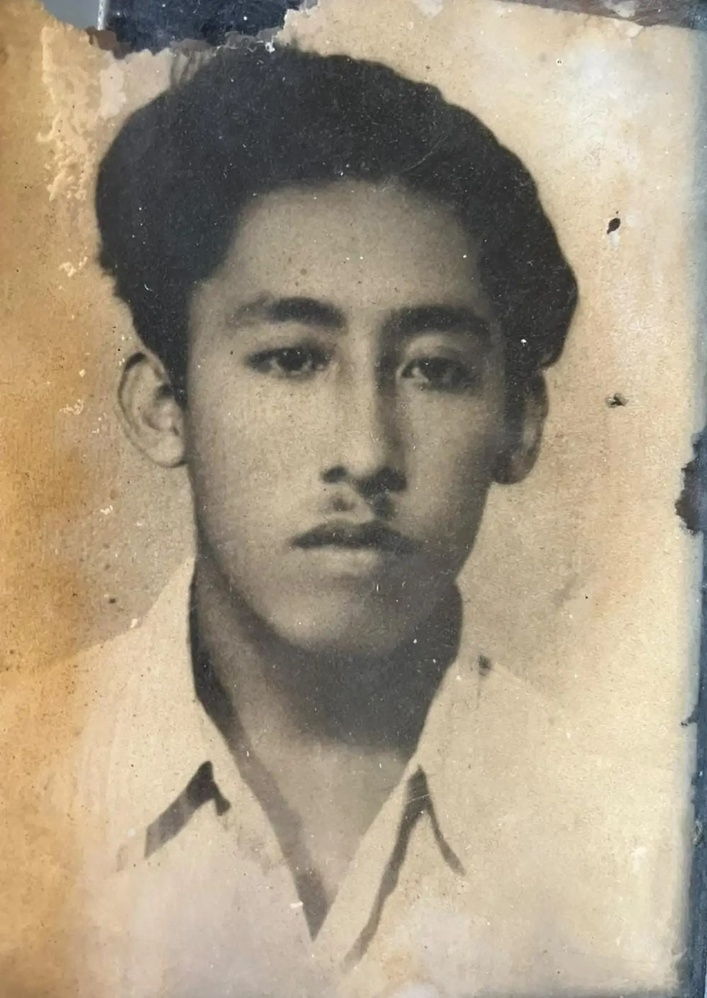
#> input picture agf_test/cases/caso_01/original.jpg, 707 x 998 px, shrunk from 1268 x 1790 before the run
$ python agf_v11_1_audit.py ../agf_test/cases/caso_01/original.jpg ../agf_test/cases/caso_01/original.jpg
#> lines starting #> are read from the running program, lines starting #| are printed output that depends on the picture
#!/usr/bin/env python3
"""
AGF v11.1 - Hybrid Auditor (FaceNet Cosine + Laplacian Variance)
Zero-Scipy version (uses PIL + NumPy)
"""
import sys
import os
import numpy as np
from PIL import Image, ImageFilter

def laplacian_variance(image_path):
    """Mide la nitidez/textura usando el filtro FIND_EDGES de PIL y la varianza de NumPy."""
#> called with image_path = '../agf_test/cases/caso_01/original.jpg'
    img = Image.open(image_path).convert('L')
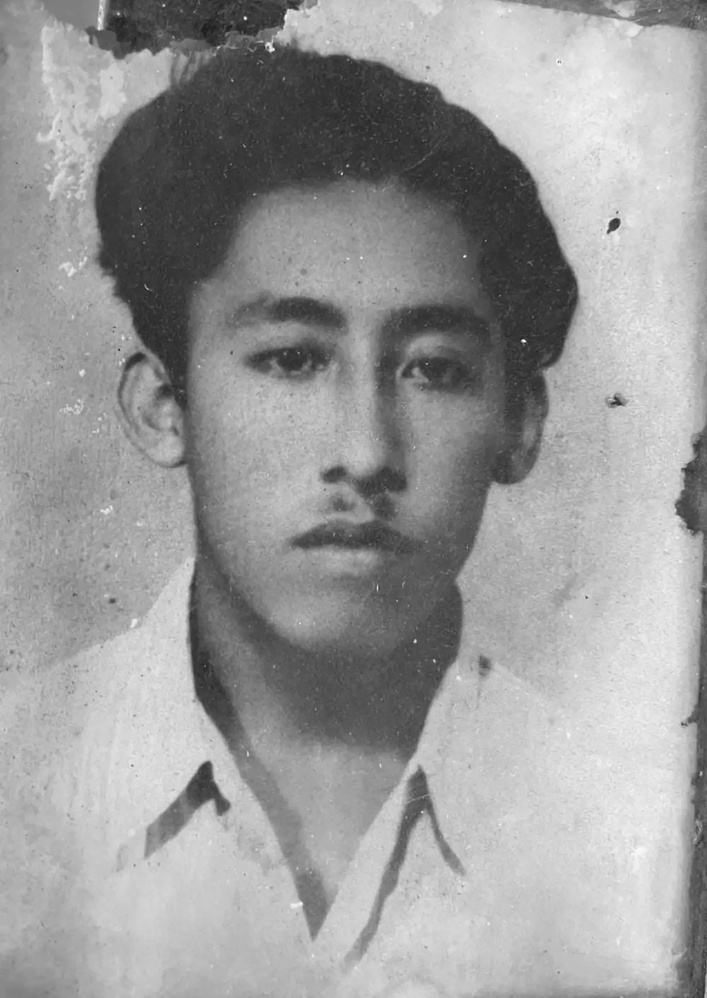
#> img: PIL image 707x998 L; min 29, max 255, mean 154.9

    # PIL nos da un filtro Laplaciano integrado: FIND_EDGES
    edges = img.filter(ImageFilter.FIND_EDGES)
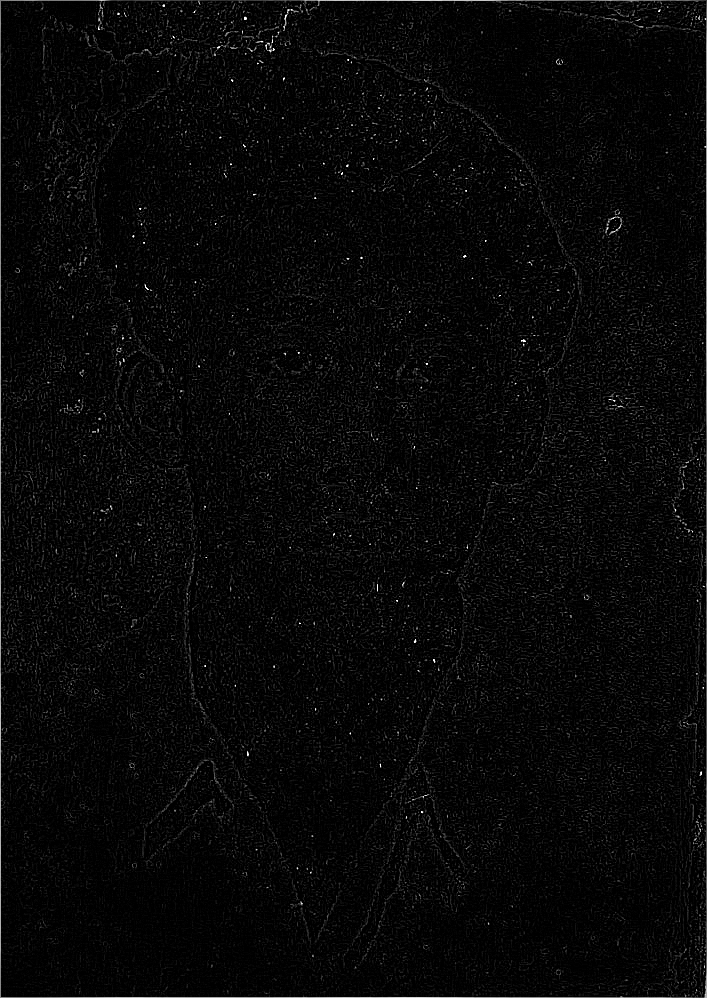
#> edges: PIL image 707x998 L; min 0, max 255, mean 7.9

    # Convertimos a array y calculamos la varianza
    img_array = np.array(edges, dtype=float)
    return img_array.var()

def main(original, generated):
    print(f"=== AGF v11.1 HYBRID AUDIT ===")
    print(f"Original: {original}")
    print(f"Generada: {generated}")

    # 1. Medir Varianza del Laplaciano (Textura)
    lap_orig = laplacian_variance(original)
#> lap_orig = 292
    lap_gen = laplacian_variance(generated)
#> lap_gen = 292

    print(f"\n[1] TEXTURE METRICS (Laplacian Variance):")
    print(f"  Original: {lap_orig:.2f}")
#|   Original: 291.98
    print(f"  Generada: {lap_gen:.2f}")
#|   Generada: 291.98

    # Si la generada tiene MENOS varianza que la original, es "Generative Smoothing"
    if lap_gen < lap_orig * 0.8:
        print(f"  ⚠️ ALERTA: Pérdida de textura detectada. La IA suavizó la piel.")
        print(f"  La generada tiene un {(1 - lap_gen/lap_orig)*100:.1f}% menos de textura.")
    else:
        print(f"  ✅ Textura preservada o mejorada.")

    # 2. Ejecutar FaceNet (Identidad)
    print(f"\n[2] IDENTITY METRICS (FaceNet Cosine):")
    print("  Ejecutando FaceNet (esto puede tardar)...")
    os.system(f"python agf.py closure {original} {generated} facenet.tflite facenet norm blaze_face_short_range.tflite")

if __name__ == "__main__":
    if len(sys.argv) < 3:
        print("Uso: python tools/agf_v11_1_audit.py <original.jpg> <generada.jpg>")
        sys.exit(1)
    main(sys.argv[1], sys.argv[2])

$ run again, with agf_test/cases/caso_01/restored.jpg copied over agf_test/cases/caso_01/original.jpg
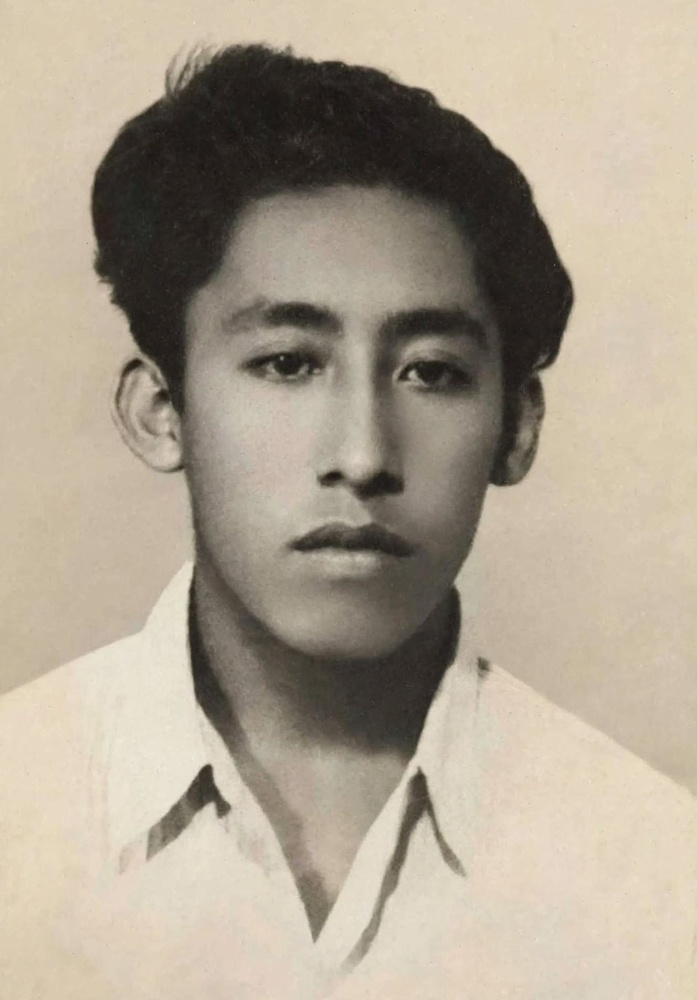
#> input picture agf_test/cases/caso_01/restored.jpg, 697 x 1000 px, shrunk from 1328 x 1904 before the run
#> in laplacian_variance, `img = Image.open(image_path).convert('L')`:
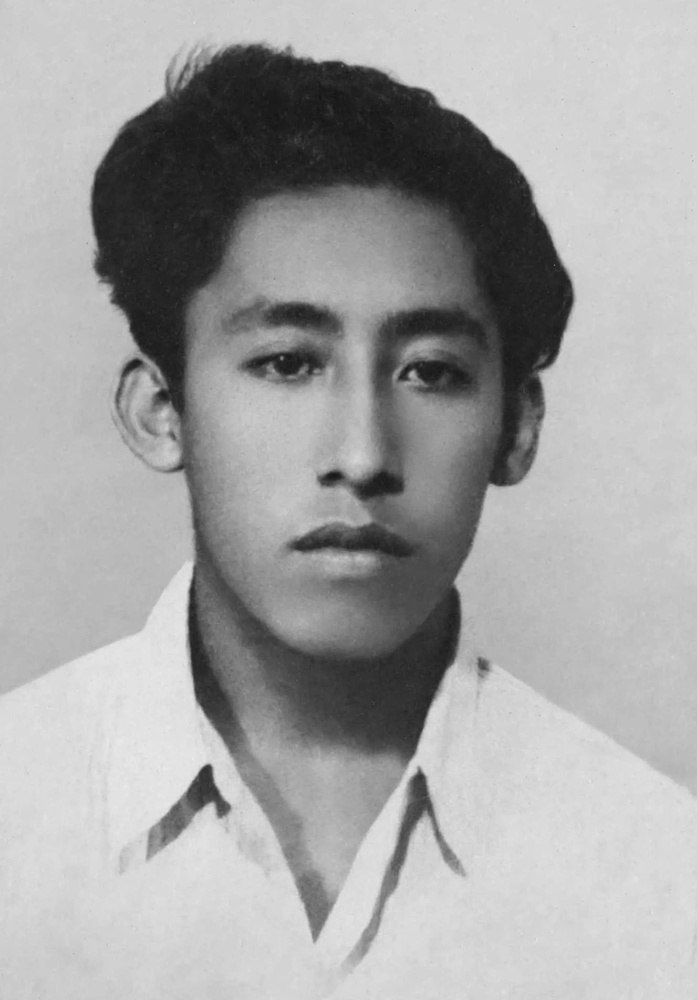
#> img: PIL image 697x1000 L; min 18, max 238, mean 164
#> in laplacian_variance, `edges = img.filter(ImageFilter.FIND_EDGES)`:
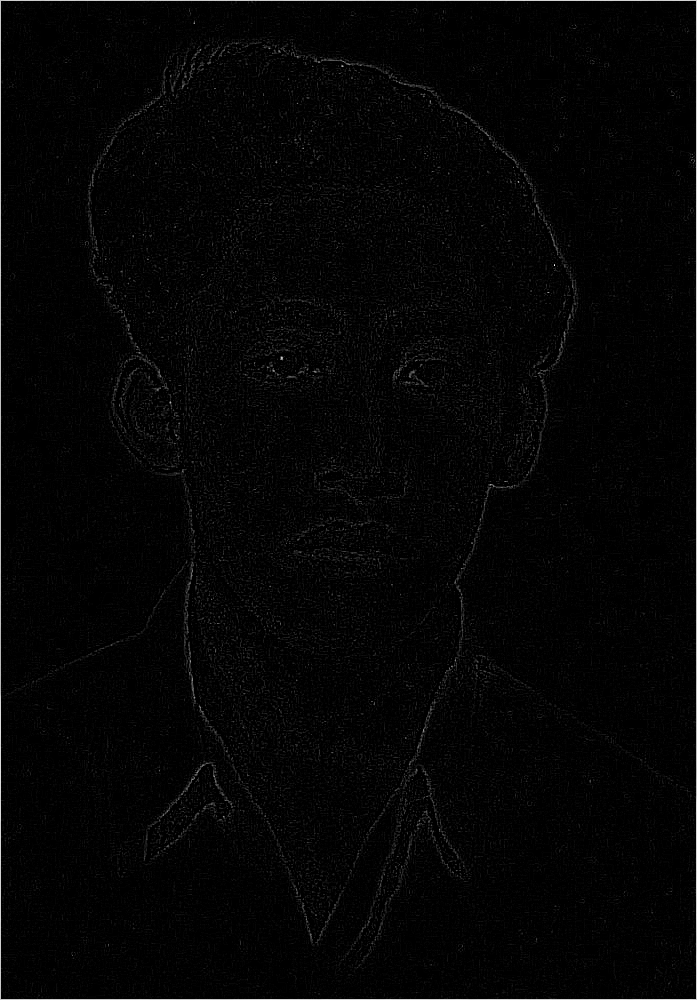
#> edges: PIL image 697x1000 L; min 0, max 255, mean 4.7
#> lap_orig = 257.6
#|   Original: 257.55
#|   Generada: 257.55
